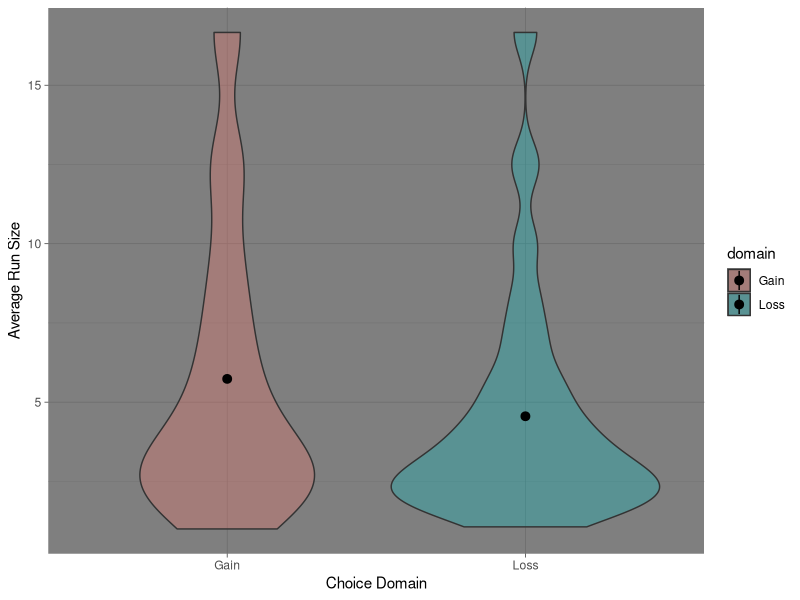
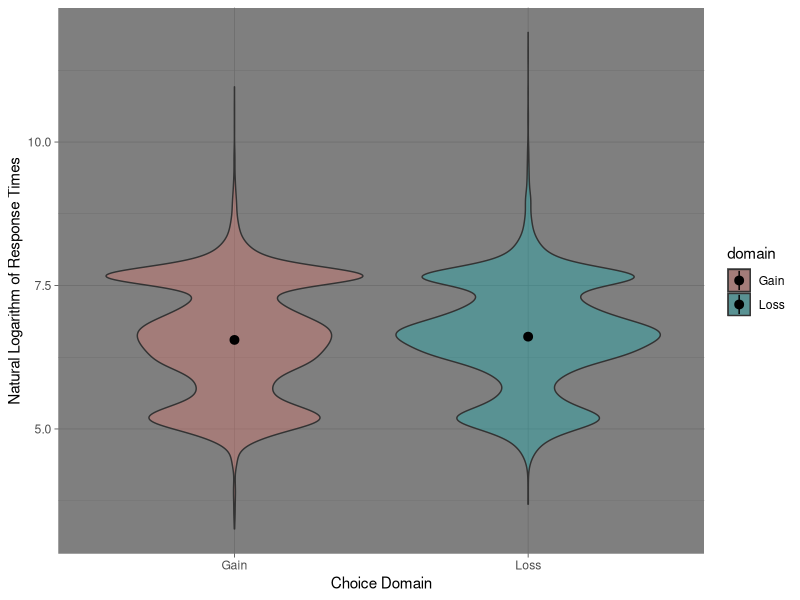
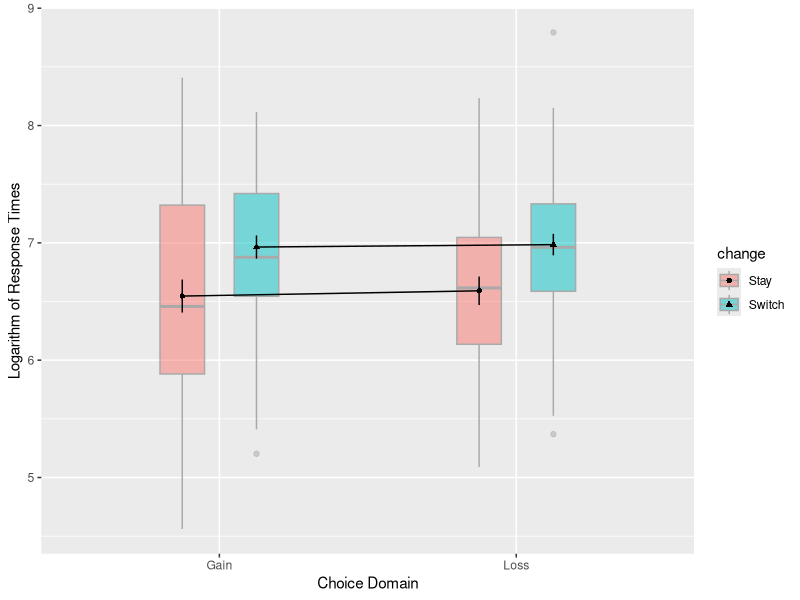
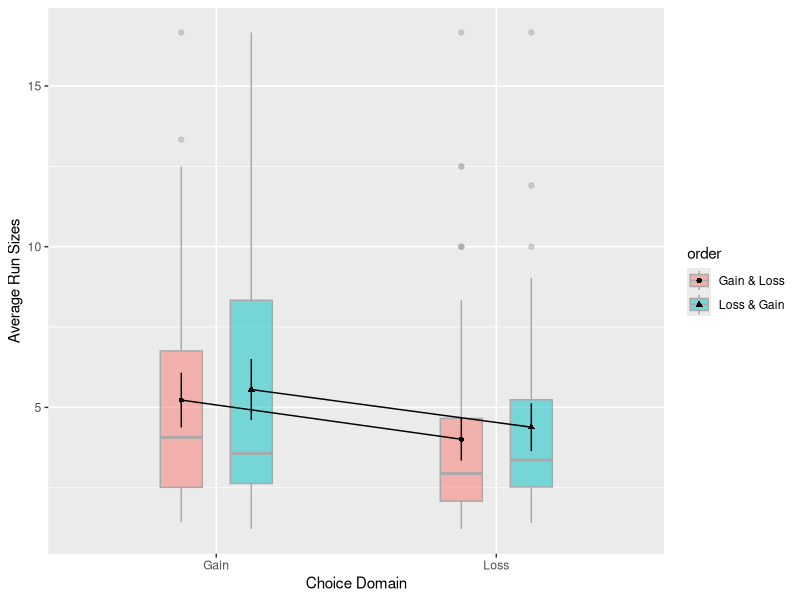
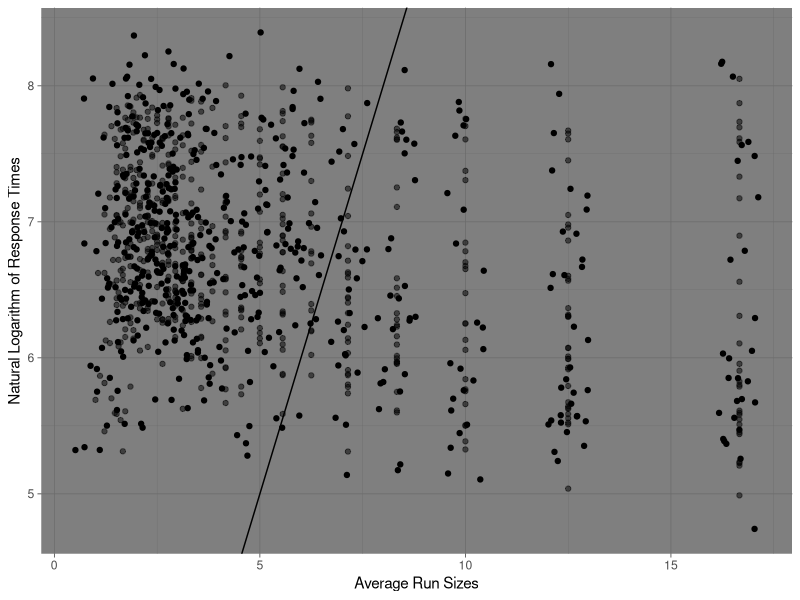
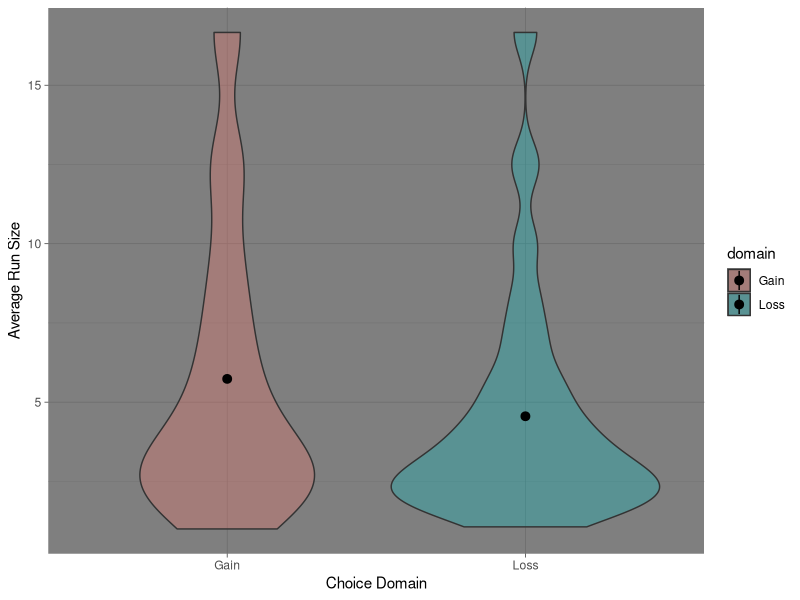
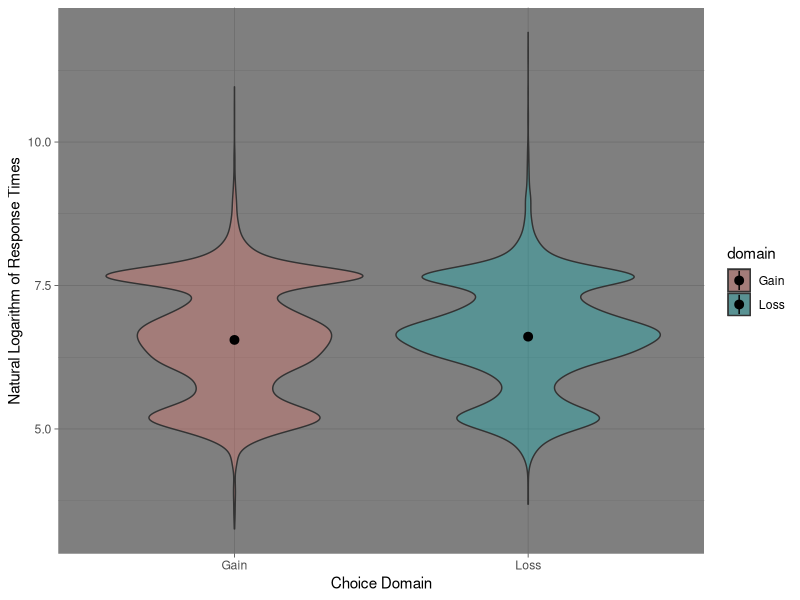
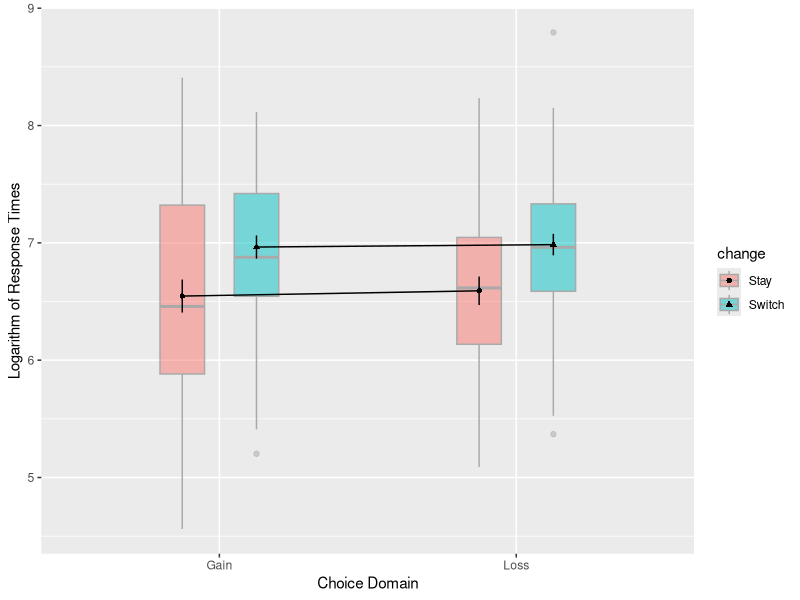

The R script that drew these images, in order: (Note: this script raises an error after producing the figures.)
## ---- chunk 1
library(tidyverse)
library(emmeans)
library(cowplot)
library(GGally)
library(afex)
library(rstatix)
library(ggpubr)
library(BayesFactor)
library(bayestestR)
## ---- chunk 2
df <- read.csv('choice_game.csv') %>% 
  mutate(
    subject_id = factor(subject_id),
    domain = factor(domain),
    order = factor(order),
    block = factor(block),
    option = factor(sr),
    sr = NULL
  ) %>% 
  glimpse
## ---- chunk 3
(participants <- df %>% 
  group_by(order) %>% 
  tally())
## ---- chunk 4
df %>% 
  group_by(option) %>% 
  summarise(p = n()/nrow(df))
## ---- chunk 5
new_df <- df %>% 
  group_by(subject_id, block) %>% 
  mutate(avg_runs = mean(rle(response)$lengths)) %>% 
  mutate(avg_rt = mean(rt)) %>% 
  select(subject_id, block, domain, order, avg_runs, avg_rt) %>% 
  filter(row_number() == 1) %>%
  glimpse
## ---- chunk 6
# Eliminating outliers
Q <- quantile(new_df$avg_runs, probs = c(.25, .75), na.rm = FALSE)

iqr <- IQR(new_df$avg_runs)

up <-  Q[2]+1.5*iqr # Upper Range  
low<- Q[1]-1.5*iqr # Lower Range

eliminated <- subset(new_df, new_df$avg_runs > (Q[1] - 1.5*iqr) & new_df$avg_runs < (Q[2]+1.5*iqr))
## ---- chunk 7
# mean run length grouped by domain
(runs_size <- eliminated %>% 
  group_by(domain) %>% 
  summarise(mean = mean(avg_runs)))
## ---- chunk 8
(t.test(avg_runs ~ domain, eliminated))
## ---- chunk 9
(summary(lmer(avg_runs ~ domain + (1|subject_id), eliminated)))
## ---- chunk 10
# plot
ggplot(eliminated, aes(x = domain, y = avg_runs, fill = domain)) + 
  geom_violin(alpha = 0.3) +
  stat_summary(fun = "mean",
               geom = "pointrange", 
               colour = "black") +
  xlab("Choice Domain") + ylab("Average Run Size") +
  theme_dark()

ggsave("domain_runs.png", width = 10, height = 7, units = "cm", dpi = 700)
## ---- chunk 11
df1 <- df %>% 
  mutate(response = factor(response)) %>% 
  group_by(subject_id, block) %>% 
  mutate(change = ifelse(response == lag(response), "Stay", "Switch"))

df1["change"][is.na(df1["change"])] <- "Stay"

df1 <- df1 %>% 
  mutate(change = factor(change)) %>% 
  mutate(log_rt = log(rt)) %>% 
  glimpse
## ---- chunk 12
df1 %>% group_by(domain) %>% 
  summarise(mean = mean(rt))
## ---- chunk 13
(t.test(log_rt ~ domain, df1))
## ---- chunk 14
# plot
ggplot(df1, aes(x = domain, y = log_rt, fill = domain)) + 
  geom_violin(alpha = 0.3) +
  stat_summary(fun = "mean",
               geom = "pointrange", 
               colour = "black") +
  xlab("Choice Domain") + ylab("Natural Logarithm of Response Times") +
  theme_dark()

ggsave("domain_rt.png", width = 10, height = 7, units = "cm", dpi = 700)
## ---- chunk 15
df1 %>% group_by(change) %>% 
  summarise(p = n()/nrow(df))
## ---- chunk 16
df1 %>% group_by(domain, change) %>% 
  summarise(mean = mean(rt))
## ---- chunk 17
(a <- aov_ez("subject_id", "log_rt", df1, within = c("domain","change")))
## ---- chunk 18
(pairs(emmeans(a, "change", "domain")))
## ---- chunk 19
# plotting the model
afex_plot(a, x = "domain", trace = "change",
          mapping = c("shape", "fill"),
          data_geom = ggplot2::geom_boxplot,
          data_arg = list(width = 0.3)) +
  labs(x = "Choice Domain", y = "Logarithm of Response Times")
ggsave("switch.png", width = 10, height = 7, units = "cm", dpi = 700)
## ---- chunk 20
new_df1 <- eliminated %>% 
  filter(block != 4) %>% 
  glimpse
## ---- chunk 21
# mean run length grouped by domain and order
(runs_size <- new_df1 %>% 
  group_by(domain, order) %>% 
  summarise(mean = mean(avg_runs)))
## ---- chunk 22
(a4 <- aov_ez("subject_id", "avg_runs", new_df1, between = "order", within = "domain"))
## ---- chunk 23
# finding the differences
pairs(emmeans(a4, "order", "domain"))
## ---- chunk 24
# plotting the model
afex_plot(a4, x = "domain", trace = "order",
          mapping = c("shape", "fill"),
          data_geom = ggplot2::geom_boxplot,
          data_arg = list(width = 0.3)) +
  labs(x = "Choice Domain", y = "Average Run Sizes")
ggsave("runs_dno.png", width = 10, height = 7, units = "cm", dpi = 700)
## ---- chunk 25
# Eliminating outliers
Q3 <- quantile(eliminated$avg_rt, probs = c(.25, .75), na.rm = FALSE)

iqr3 <- IQR(eliminated$avg_rt)

up3 <-  Q3[2]+1.5*iqr3 # Upper Range  
low3 <- Q3[1]-1.5*iqr3 # Lower Range

eliminated3 <- subset(eliminated, eliminated$avg_rt > (Q3[1] - 1.5*iqr3) & eliminated$avg_rt < (Q3[2]+1.5*iqr3))
## ---- chunk 26
cor(eliminated3$avg_runs, log(eliminated3$avg_rt), method = "pearson")
## ---- chunk 27
ggplot(eliminated3, aes(x = avg_runs, y = log(avg_rt))) +
  geom_point(alpha = 0.5) +
  geom_jitter(width = 0.5, height = 0.5) +
  geom_abline() +
  xlab("Average Run Sizes") + ylab("Natural Logarithm of Response Times") +
  theme_dark()

ggsave("runs_rt.png", width = 10, height = 7, units = "cm", dpi = 700)
## ---- chunk 28
df %>% 
  group_by(domain, option) %>% 
  summarise(p = n()/nrow(df))
## ---- chunk 29
# mean response time grouped by domain and order
(response_time1 <- eliminated1 %>% 
  group_by(domain, order) %>% 
  summarise(mean = mean(rt)))
## ---- chunk 30
# anova for rt with domain and order
(a3 <- aov_ez("subject_id", "rt", eliminated1, between = "order", within = "domain"))
# finding the differences
pairs(emmeans(a3, c("domain", "order")))
# plotting the model
afex_plot(a3, x = "domain", trace = "order", 
          data_arg = list(cex = 3.5, color = "darkgrey")) +
  labs(x = "Choice Domain", y = "Response Times") +
  theme_dark()
ggsave("rt_dno.png", width = 10, height = 7, units = "cm", dpi = 700)
